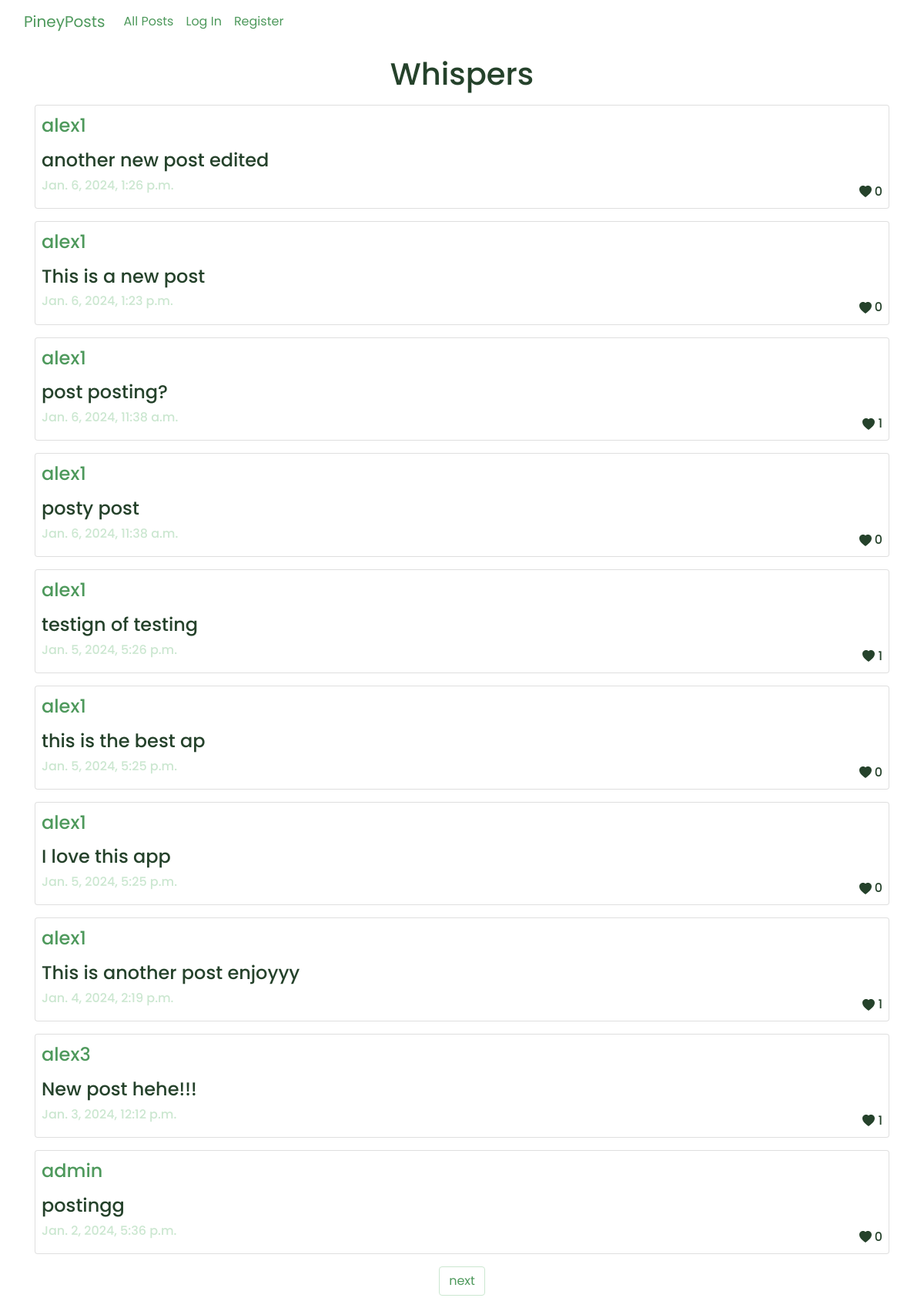
The page / on the database its author committed.
### network/models.py (models this page shows, shortened)
class Post(models.Model):
    creator = models.ForeignKey(User, on_delete=models.CASCADE, related_name='posts')
    content = models.TextField(max_length=255)
    time = models.DateTimeField(auto_now_add=True)
    likes = models.ManyToManyField(User, related_name='liked_posts', through='Like')

class User(AbstractUser):
    pass

### network/views.py (the view)
# urls.py: path("", views.your_view, name="index"),# was previously index
def your_view(request):
    if request.method == 'GET':
        posts = Post.objects.all().order_by('-time')
        paginator = Paginator(posts, 10)
        for post in posts:
            post.is_liked_by_user = Like.objects.filter(user=request.user.id, post=post).exists()
        page_number = request.GET.get('page')
        page_obj = paginator.get_page(page_number)
        return render(request, "network/index.html", {
            'page_obj': page_obj,
            'user_id': request.user.id
        })

### network/templates/network/index.html (shortened to what this page needs)
{% extends "network/layout.html" %}
{% load static %}
{% block body %}
    <div class="container my-3">
        <h1 class="text-center">Whispers</h1>
    </div>
    <div class="container my-3">
        {% for post in page_obj %}
         <div class="card py-1 my-3">
            {% if post.creator %}
                <h4 class="card-title my-2 mx-2"><a href="{% url 'profile' user_id=post.creator.id %}">{{ post.creator.username }}</a></h4>
            {% endif %}
            <h4 class="my-2 mx-2" id="post-content-{{ post.id }}"> {{ post.content }} </h4>
            <div class="d-flex justify-content-between mx-2">
                <h6 class="date-text"> {{ post.time }} </h6>
                <h6 id="post-likes'{{ post.id }}'" class='text-right my-2'>
                    <svg xmlns="http://www.w3.org/2000/svg" width="16" height="16" fill="currentColor" class="bi bi-heart-fill" viewBox="0 0 16 16">
                        <path fill-rule="evenodd" d="M8 1.314C12.438-3.248 23.534 4.735 8 15-7.534 4.736 3.562-3.248 8 1.314"/>
                    </svg> {{ post.likes.count }}
                </h6>
            </div>
        </div>
        {% endfor %}
    </div>
    <nav aria-label="Page navigation example">
        {% if page_obj.has_next %}
        <ul class="pagination justify-content-center">
            <li class="page-item">
                <a class="page-link" style="color: var(--primary-color); border-color: var(--accent-color)" href="?page={{ page_obj.next_page_number }}">next</a>
            </li>
        </ul>
        {% endif %}
    </nav>
{% endblock %}

### network/templates/network/layout.html (shortened to what this page needs)
{% load static %}
<!DOCTYPE html>
<html lang="en">
    <head>
        <link rel="stylesheet" href="https://stackpath.bootstrapcdn.com/bootstrap/4.4.1/css/bootstrap.min.css">
        <link href="{% static 'network/styles.css' %}" rel="stylesheet">
    </head>
    <body>
      <nav class="navbar navbar-expand-lg bg-body-tertiary" id="navbar">
        <div class="container-fluid">
              <a class="navbar-brand" href="{% url 'index' %}">PineyPosts</a>
            <div class="collapse navbar-collapse" id="navbarTogglerDemo02">
              <ul class="navbar-nav me-auto mb-2 mb-lg-0">
                <li class="nav-item">
                  <a class="nav-link" href="{% url 'index' %}">All Posts</a>
                </li>
                {% if user.is_authenticated %}
                <li class="nav-item">
                  <a class="nav-link" href="{% url 'following_page' %}">Following</a>
                </li>
                <li class="nav-item">
                  <a class="nav-link" href="{% url 'logout' %}">Log Out</a>
               </li>
                {% else %}
                <li class="nav-item">
                  <a class="nav-link" href="{% url 'login' %}">Log In</a>
               </li>
               <li class="nav-item">
                  <a class="nav-link" href="{% url 'register' %}">Register</a>
               </li>
                {% endif %}
              </ul>
            </div>
          </div>
        </nav>
        <div class="body">
            {% block body %}
            {% endblock %}
        </div>
    </body>
</html>

### network/static/network/styles.css (style rules this page uses)
:root { --primary-color: #4e995c; --background-color: #f4f9f4; --text-color: #25422b; --accent-color: #cbe7d0; --secondary-color: #2b5032; --notification-color: #102314; --hover-selected-color: #32633b; }
.navbar { background-color: rgba(229, 243, 231, 0); }
body { color: var(--text-color); font-family: 'Poppins', sans-serif; margin: 0; }
a { color: var(--primary-color); text-decoration: none; }
.date-text { color: var(--accent-color); }

### rows shown on the page
Post: creator.username "alex1", content "another new post edited", time "Jan. 6, 2024, 1:26 p.m.", likes.count "0"
Post: creator.username "alex1", content "This is a new post", time "Jan. 6, 2024, 1:23 p.m.", likes.count "0"
Post: creator.username "alex1", content "post posting?", time "Jan. 6, 2024, 11:38 a.m.", likes.count "1"
Post: creator.username "alex1", content "posty post", time "Jan. 6, 2024, 11:38 a.m.", likes.count "0"
Post: creator.username "alex1", content "testign of testing", time "Jan. 5, 2024, 5:26 p.m.", likes.count "1"
Post: creator.username "alex1", content "this is the best ap", time "Jan. 5, 2024, 5:25 p.m.", likes.count "0"
Post: creator.username "alex1", content "I love this app", time "Jan. 5, 2024, 5:25 p.m.", likes.count "0"
Post: creator.username "alex1", content "This is another post enjoyyy", time "Jan. 4, 2024, 2:19 p.m.", likes.count "1"
Post: creator.username "alex3", content "New post hehe!!!", time "Jan. 3, 2024, 12:12 p.m.", likes.count "1"
Post: creator.username "admin", content "postingg", time "Jan. 2, 2024, 5:36 p.m.", likes.count "0"
